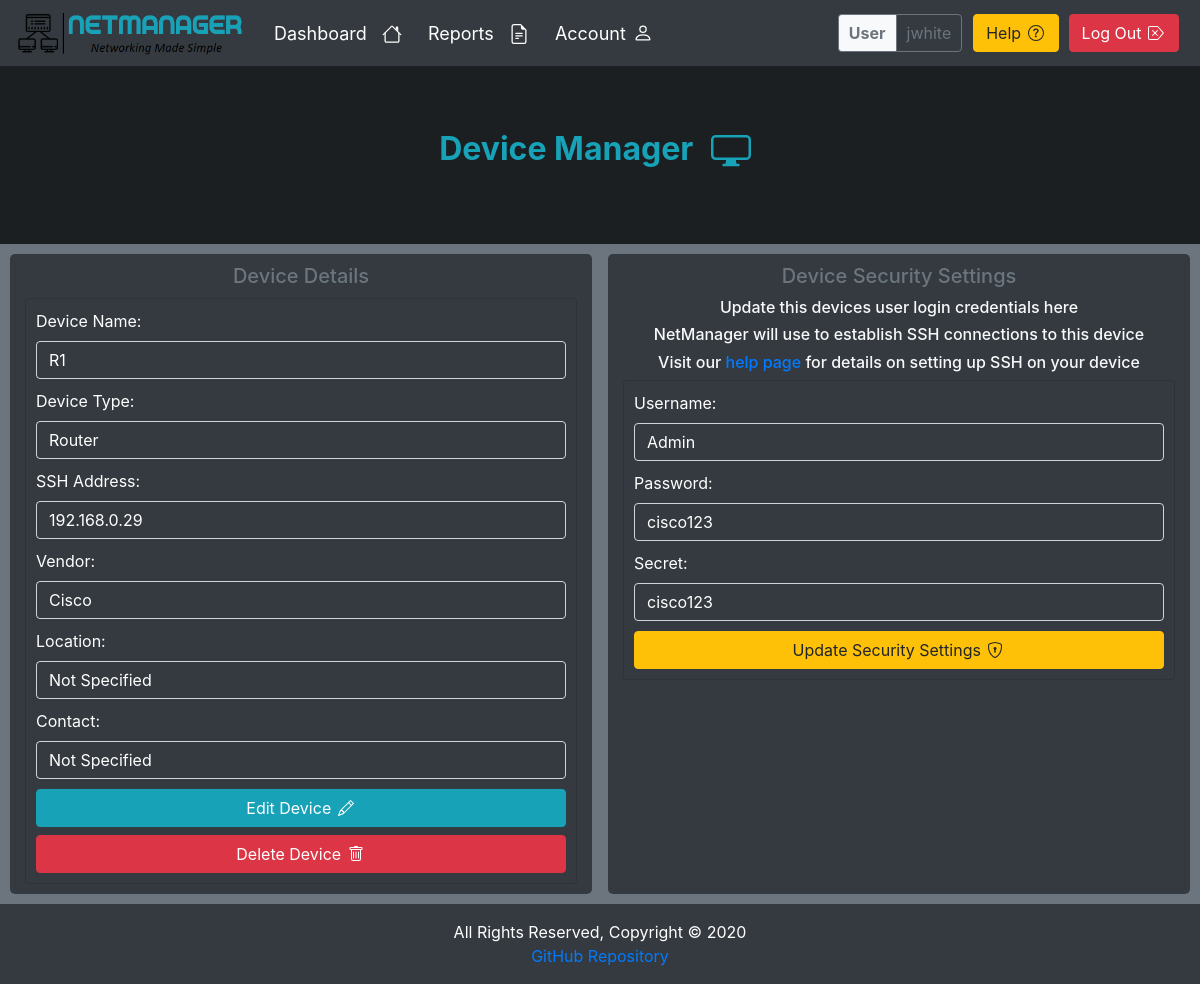
Before: /main/details/8/ (signed in) with the older database file.
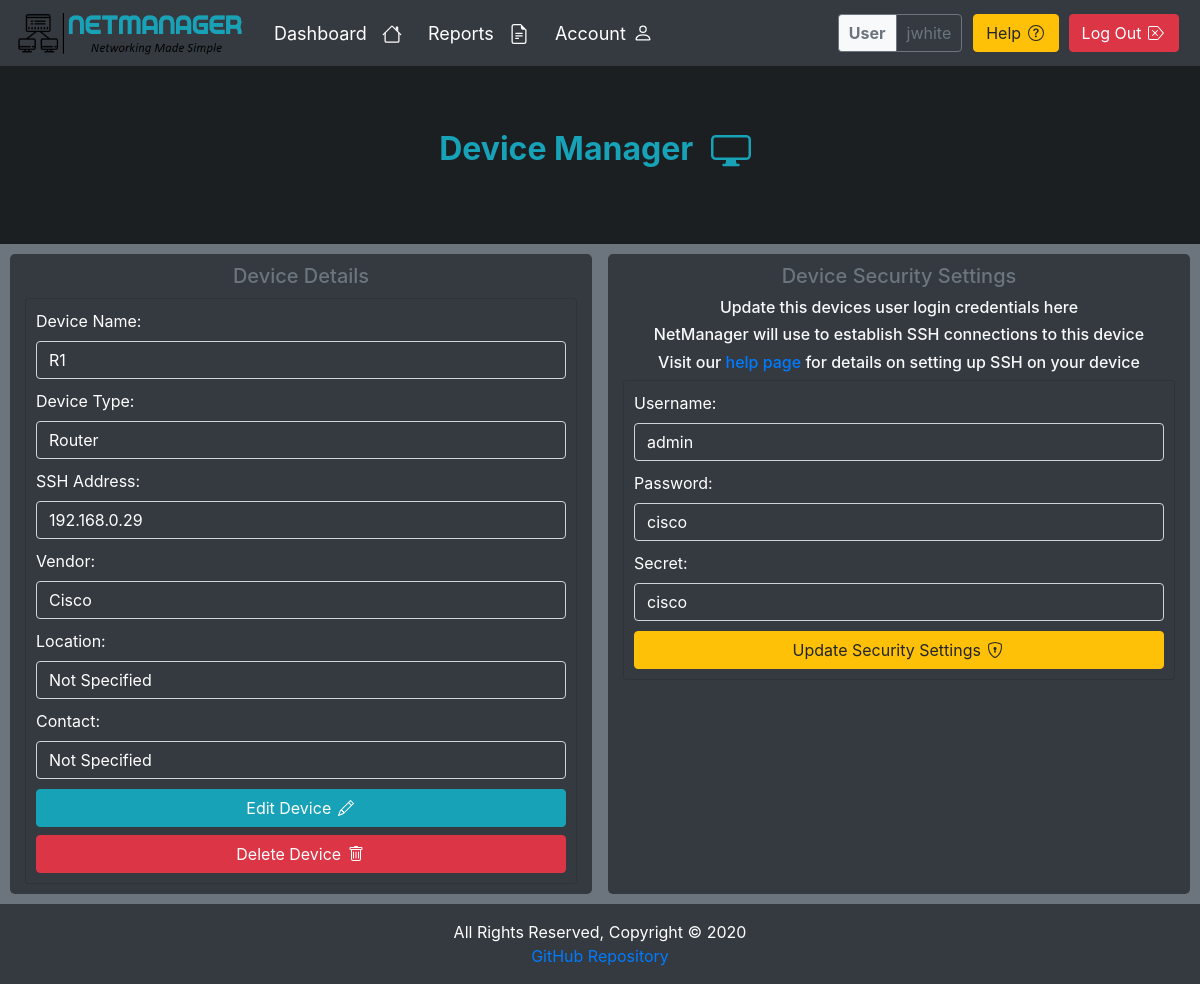
After: the same page with the newer database file.
### device/models.py (models this page shows, shortened)
class Device(models.Model):
    user = models.ForeignKey(User, on_delete=models.CASCADE)
    name = models.CharField(max_length=250, null=False)
    type = models.CharField(max_length=250, null=False)
    host = models.CharField(max_length=250, null=False)
    vendor = models.CharField(max_length=250, null=False)
    location = models.CharField(max_length=250, default='Not Specified')
    contact = models.CharField(max_length=250, default='Not Specified')
    username = models.CharField(max_length=250)
    password = models.CharField(max_length=250)
    secret = models.CharField(max_length=250)
    status = models.BooleanField(default=False, editable=False)

### main/views.py (the view)
# urls.py: path('details/<str:device_ID>/', views.details, name='details'),
@login_required
def details(PageRequest, device_ID):
    device = Device.objects.filter(id=device_ID)
    device_form = DeviceForm(PageRequest.POST or None, instance=device.get())
    security_form = SecurityForm(PageRequest.POST or None, instance=device.get())
    args = {'device': device, 'security_form': security_form, 'device_form': device_form}
    return render(PageRequest, 'details.html', args)

### main/forms.py
class SecurityForm(forms.ModelForm):
    username = forms.CharField(widget=forms.TextInput(attrs={'class': 'form-control textbox security', 'disabled': 'true'}))
    password = forms.CharField(widget=forms.TextInput(attrs={'class': 'form-control textbox security', 'disabled': 'true'}))
    secret = forms.CharField(widget=forms.TextInput(attrs={'class': 'form-control textbox security', 'disabled': 'true'}))
    class Meta:
        model = Device
        fields = [
            'username',
            'password',
            'secret',
        ]

class DeviceForm(forms.ModelForm):
    name = forms.CharField(label="Device Name", widget=forms.TextInput(attrs={'class': 'form-control textbox edit', 'disabled': 'true'}))
    type = forms.CharField(label="Device Type", widget=forms.TextInput(attrs={'class': 'form-control textbox edit', 'disabled': 'true'}))
    host = forms.CharField(label="SSH Address", widget=forms.TextInput(attrs={'class': 'form-control textbox edit', 'disabled': 'true'}))
    vendor = forms.CharField(label="Vendor", widget=forms.TextInput(attrs={'class': 'form-control textbox edit', 'disabled': 'true'}))
    location = forms.CharField(label="Location", widget=forms.TextInput(attrs={'class': 'form-control textbox edit', 'disabled': 'true'}))
    contact = forms.CharField(label='Contact', widget=forms.TextInput(attrs={'class': 'form-control textbox edit', 'disabled': 'true'}))
    class Meta:
        model = Device
        fields = [
            'name',
            'type',
            'host',
            'vendor',
            'location',
            'contact',
        ]

### templates/details.html (shortened to what this page needs)
{% include "header.html" %}
<body>
{% load static %}
{% include "navbar.html" %}
<div class="jumbotron jumbotron-fluid mb-0" style="background-color: #1c1f22">
    <div class="container" style="min-width: 100%">
        <h2 class="text-info font-weight-bold">Device Manager
        </h2>
    </div>
</div>
<main class="main container-fluid">
    <div class="widgets-grid">
        <div class="row">
            <div class="col widget table-responsive">
                <h3 class="title">Device Details</h3>
                {% for i in device %}
                    <div class="card card-custom">
                        <form action="{% url 'edit_device' %}" method="post">
                            <div class="text-left mb-2">
                                {{ device_form }}
                            </div>
                            <button class="btn btn-info btn-block mb-2" type="button" id="Edit" title="Edit Device">
                                Edit Device
                            </button>
                        </form>
                        <button class="btn btn-danger btn-block delete" type="button" title="Delete Device"
                                data-toggle="modal" data-target="#DeleteModal" id="{{ i.id }}"
                                onclick="getID(this.id)">
                            Delete Device
                        </button>
                    </div>
                    </div>
                    <div class="col widget table-responsive ml-3">
                        <h3 class="title">Device Security Settings</h3>
                        <h6 class="text-center">Update this devices user login credentials here</h6>
                        <h6>NetManager will use to establish SSH connections to this device</h6>
                        <h6>Visit our <a href="{% url 'help' %}" target="_blank">help page</a> for details on setting up
                            SSH on your device</h6>
                        <div class="card card-custom">
                            <form action="{% url 'update_security' %}" method="post">
                                <div class="text-left mb-2">
                                    {{ security_form }}
                                </div>
                                <button class="btn btn-warning btn-block" type="button" id="Security">
                                    Update Security Settings
                                </button>
                            </form>
                        </div>
                    </div>
                {% endfor %}
        </div>
    </div>
</main>
{% include "footer.html" %}
</body>
</html>

### templates/header.html (shortened to what this page needs)
<!DOCTYPE html>
<html lang="en">
<head>
</head>
<body>
{% load static %}
<link rel="stylesheet" type="text/css" href="{% static 'css/style.css' %}">
<link rel="stylesheet" href="https://cdn.jsdelivr.net/npm/bootstrap@4.5.3/dist/css/bootstrap.min.css"
>
</body>

### templates/navbar.html (shortened to what this page needs)
{% load static %}
<nav class="navbar navbar-expand-lg nav" id="navbar">
    <div style="padding-right: 20px">
        <a href="{% url 'index' %}">
            <img id="logo" src="{% static 'images/logo-dark.png' %}" alt="NetManager" style="width:230px;height:50px;">
        </a>
    </div>
    <div class="collapse navbar-collapse">
        {% if user.is_authenticated %}
            <ul class="navbar-nav mr-auto" style="font-size: 18px">
                <li class="nav-item">
                    <a class="nav-item nav-link link" href="{% url 'main' %}">Dashboard
                    </a>
                </li>
                <li class="nav-item">
                    <a class="nav-item nav-link link" href="{% url 'reports' %}">Reports
                    </a>
                </li>
                <li class="nav-item">
                    <a class="nav-item nav-link link" href="{% url 'profile' %}">Account
                    </a>
                </li>
            </ul>
            <div class="form-inline">
                <div class="form-inline nav-info">
                    <div class="info bg-light border border-secondary border-right-0 rounded-left">
                        <b>User</b>
                    </div>
                    <div class="info border border-secondary rounded-right">
                        {{ user.get_username }}
                    </div>
                </div>
                <a class="btn btn-warning nav-btn" href="{% url 'help' %}" target="_blank" type="submit"
                   title="Help">Help
                </a>
                <button class="btn btn-danger nav-btn" type="button" data-toggle="modal"
                        data-target="#logout"
                        title="Log Out">
                    Log Out
                </button>
            </div>
        {% endif %}
    </div>
</nav>

### templates/footer.html (shortened to what this page needs)
<footer class="footer footer" id="footer">
    {% load static %}
    <div class="footer text-center py-3">All Rights Reserved, Copyright © 2020<br>
        <a href="https://github.com/jwhite96/COMP3000" target="_blank"> GitHub Repository</a>
    </div>
</footer>

### static/css/style.css (style rules this page uses)
html { scroll-behavior: smooth; }
body { background-color: #6c757d !important; text-align: center !important; color: #f8f9fa !important; display: flex; flex-direction: column; min-height: 100vh; }
.footer { background-color: #343a40; color: white; margin-top: auto; }
.nav { background-color: #343a40; color: black; }
.link { color: white; }
.nav-info { padding: 6px; cursor: pointer; }
.info { padding: 6px 10px; color: #6c757d; }
.nav-btn { margin-left: 5px; margin-right: 5px; }
.nav-icon { margin-left: 10px; margin-right: 10px; margin-bottom: 2px; }
.btn-icon { margin-left: 2px; margin-right: 2px; margin-bottom: 3px; }
.title { font-size: 20px; margin-top: 10px; margin-bottom: 10px; text-align: center; color: #6c757d; }
.textbox { background-color: #343a40 !important; color: white !important; margin-bottom: 10px; }
.widget { background-color: #343a40; border-radius: 5px; min-height: 250px; }
.widgets-grid { padding: 10px; min-height: 100%; }
.card-custom { background-color: #343a40 !important; color: white !important; padding: 10px; margin-bottom: 10px; text-align: left; }

Changed rows visible on the page:
changed Device "Router": username "Admin" → "admin"; password "cisco123" → "cisco"; secret "cisco123" → "cisco"
